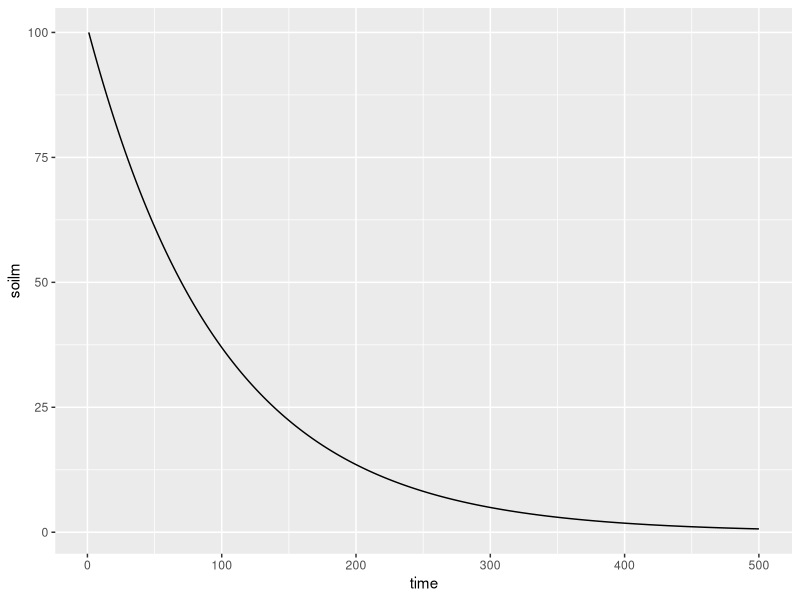
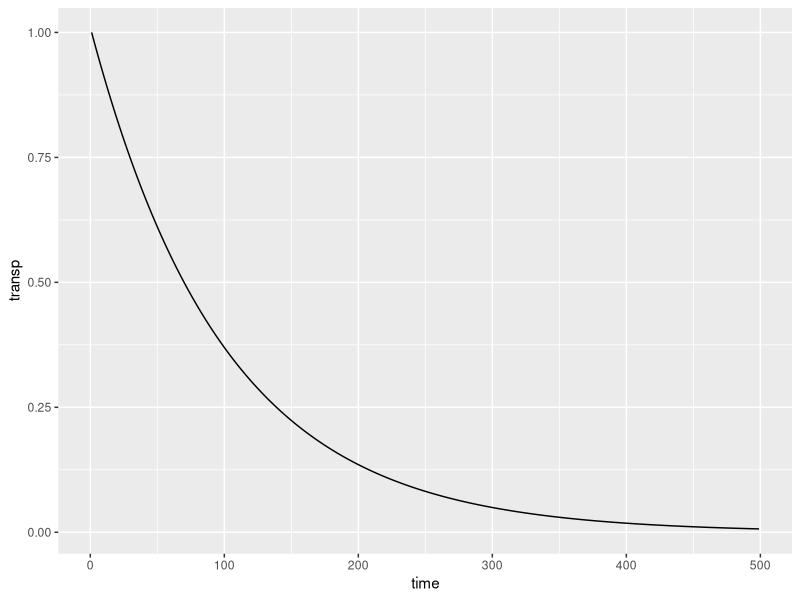
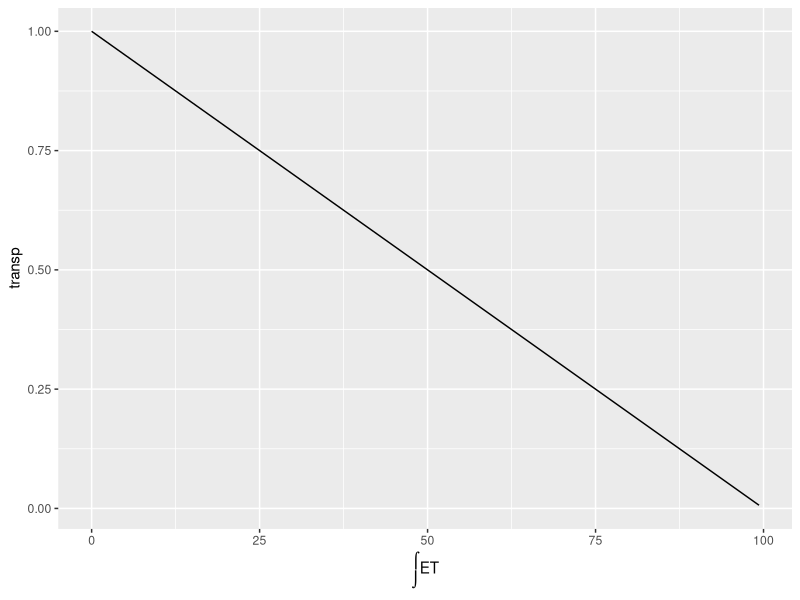
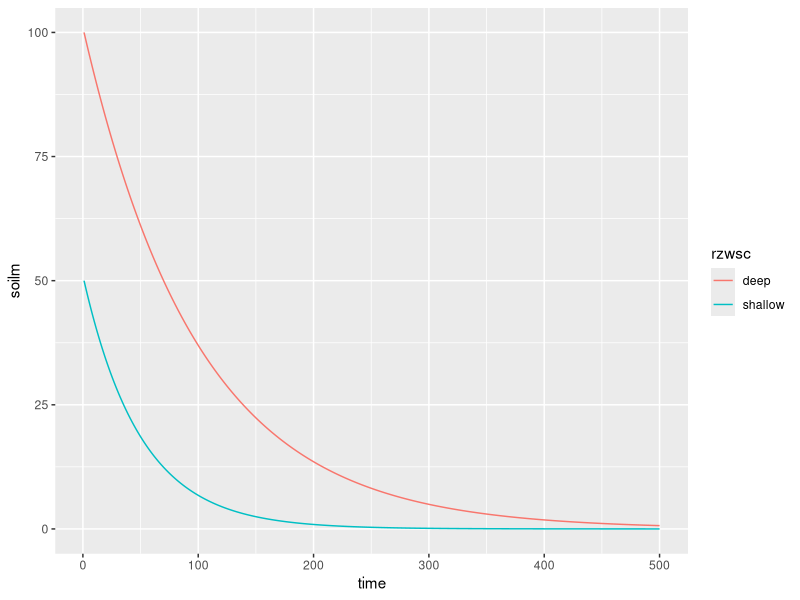
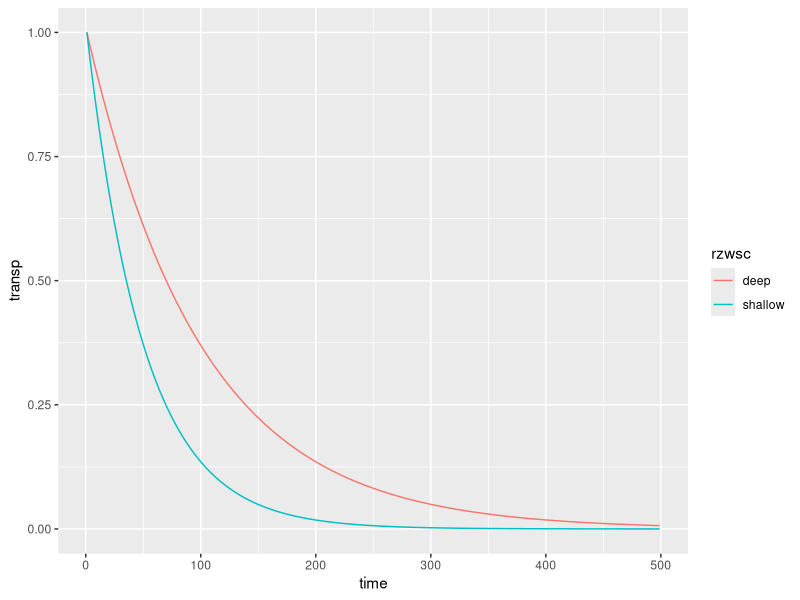
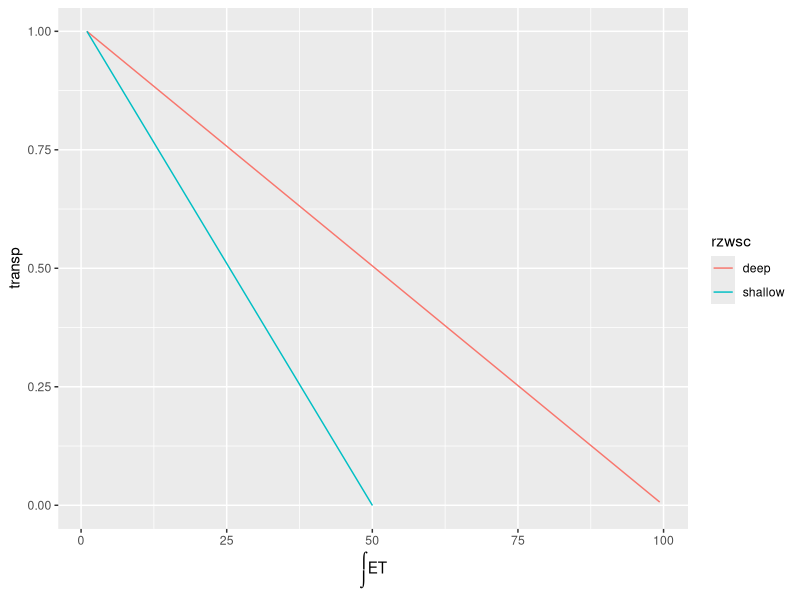
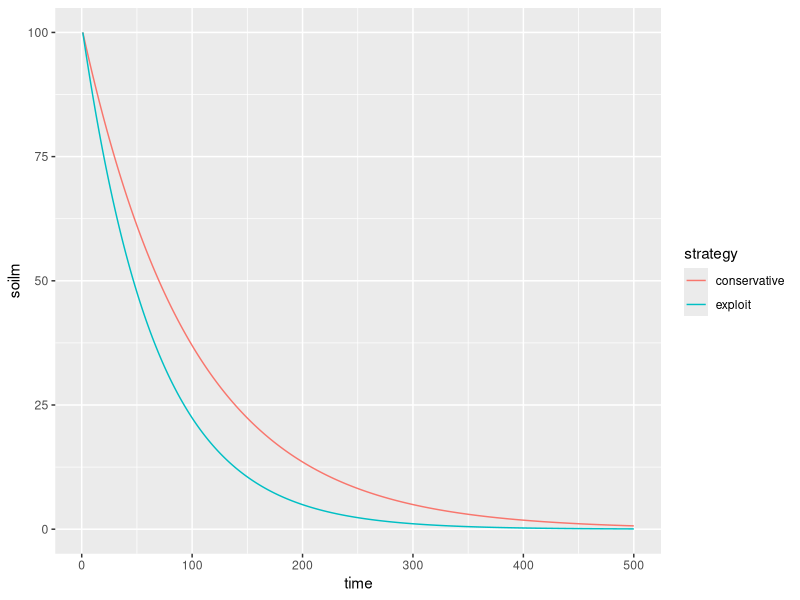
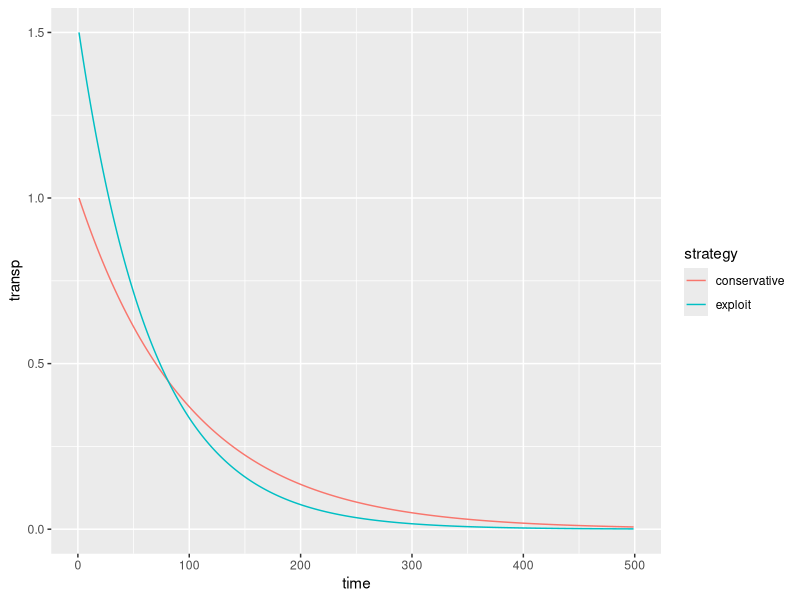

Source code (R) for these figures, in order:
## ---- chunk 1
knitr::opts_chunk$set(echo = TRUE)
library(dplyr)
library(ggplot2)
library(tidyr)
## ---- chunk 2
s0 <- 100
alpha <- 1
ntsteps <- 500
s_t <- rep(NA, ntsteps)
t_t <- rep(NA, ntsteps)
s_t[1] <- s0 

for (idx in 1:(ntsteps-1)){
  t_t[idx] <- alpha * s_t[idx] / s0
  s_t[idx + 1] <- s_t[idx] - t_t[idx]
}

df_lin <- tibble( time = 1:ntsteps, soilm = s_t, transp = t_t ) 

df_lin %>% 
  ggplot(aes(time, soilm)) + 
  geom_line()

df_lin %>% 
  tidyr::drop_na() %>% 
  ggplot(aes(time, transp)) + 
  geom_line()

df_lin %>% 
  tidyr::drop_na() %>% 
  ggplot(aes(100-soilm, transp)) + 
  labs(x=expression(integral(ET))) +
  geom_line()
## ---- chunk 3
s0 <- 50
s_t[1] <- s0 
for (idx in 1:(ntsteps-1)){
  t_t[idx] <- alpha * s_t[idx] / s0
  s_t[idx + 1] <- s_t[idx] - t_t[idx]
}


df_lin_deep <- df_lin %>% 
  mutate(rzwsc = "deep", cwd = cumsum(transp))

df_lin_shallow <- tibble(time = 1:ntsteps, soilm= s_t, transp = t_t) %>% 
  mutate(rzwsc = "shallow", cwd = cumsum(transp))

df_lin2 <- bind_rows(df_lin_deep, df_lin_shallow)

df_lin2 %>% 
  ggplot(aes(x = time, y = soilm, color = rzwsc)) + 
  geom_line()

df_lin2 %>% 
  tidyr::drop_na() %>% 
  ggplot(aes(time, transp, color = rzwsc)) + 
  geom_line()

df_lin2 %>%
  tidyr::drop_na() %>% 
  ggplot(aes(x = cwd, y = transp, color = rzwsc)) +
  labs(x=expression(integral(ET))) +
  geom_line()
## ---- chunk 4
s0 <- 100
s_t[1] <- s0 
for (idx in 1:(ntsteps-1)){
  t_t[idx] <- 1.5 * alpha * s_t[idx] / s0
  s_t[idx + 1] <- s_t[idx] - t_t[idx]
}


df_lin_conservative <- df_lin %>% 
  mutate(fet = transp / transp[1]) %>% 
  mutate(strategy = "conservative", cwd = cumsum(transp))

df_lin_exploit <- tibble(time = 1:ntsteps, soilm = s_t, transp = t_t) %>% 
  mutate(fet = transp / transp[1]) %>% 
  mutate(strategy = "exploit", cwd = cumsum(transp))

df_lin3 <- bind_rows(df_lin_conservative, df_lin_exploit)

df_lin3 %>% 
  ggplot(aes(x = time, y = soilm, color = strategy)) + 
  geom_line()

df_lin3 %>% 
  tidyr::drop_na() %>% 
  ggplot(aes(time, transp, color = strategy)) + 
  geom_line()

df_lin3 %>% 
  tidyr::drop_na() %>% 
  ggplot(aes(time, fet, color = strategy)) + 
  geom_line()

df_lin3 %>%
  tidyr::drop_na() %>% 
  ggplot(aes(x = cwd, y = fet, color = strategy)) +
  labs(x=expression(integral(ET))) +
  geom_line()
## ---- chunk 5
## deep
s0 <- 100
alpha <- 1
ntsteps <- 500
d_t <- rep(1, ntsteps)
s_t <- rep(NA, ntsteps)
t_t <- rep(NA, ntsteps)
s_t[1] <- s0 

for (idx in 1:(ntsteps-1)){
  t_t[idx] <- alpha * s_t[idx] * d_t[idx] / s0
  s_t[idx + 1] <- s_t[idx] - t_t[idx]
}

df_lin_deep <- tibble( time = 1:ntsteps, soilm = s_t, transp = t_t ) %>% 
  mutate(rzwsc = "deep", cwd = cumsum(transp))


## shallow
s0 <- 50
s_t[1] <- s0 
for (idx in 1:(ntsteps-1)){
  t_t[idx] <- alpha * s_t[idx] * d_t[idx] / s0
  s_t[idx + 1] <- s_t[idx] - t_t[idx]
}

df_lin_shallow <- tibble(time = 1:ntsteps, soilm= s_t, transp = t_t) %>% 
  mutate(rzwsc = "shallow", cwd = cumsum(transp))

df_lin <- bind_rows(df_lin_deep, df_lin_shallow)

df_lin %>% 
  ggplot(aes(x = time, y = soilm, color = rzwsc)) + 
  geom_line()

df_lin %>% 
  tidyr::drop_na() %>% 
  ggplot(aes(time, transp, color = rzwsc)) + 
  geom_line()

df_lin %>%
  tidyr::drop_na() %>% 
  ggplot(aes(x = cwd, y = transp, color = rzwsc)) +
  labs(x=expression(integral(ET))) +
  geom_line()
## ---- chunk 6
## deep
s0 <- 100
alpha <- 1
ntsteps <- 500

d_t <- rep(NA, ntsteps)
d_t[1] <- 1
d_t[ntsteps] <- 4
d_t <- approx(1:ntsteps, d_t, xout=1:ntsteps)$y

s_t <- rep(NA, ntsteps)
t_t <- rep(NA, ntsteps)
s_t[1] <- s0 

for (idx in 1:(ntsteps-1)){
  t_t[idx] <- alpha * s_t[idx] * d_t[idx] / s0
  s_t[idx + 1] <- s_t[idx] - t_t[idx]
}

df_lin_deep <- tibble( time = 1:ntsteps, soilm = s_t, transp = t_t ) %>% 
  mutate(rzwsc = "deep", cwd = cumsum(transp))


## shallow
s0 <- 50
s_t[1] <- s0 
for (idx in 1:(ntsteps-1)){
  t_t[idx] <- alpha * s_t[idx] * d_t[idx] / s0
  s_t[idx + 1] <- s_t[idx] - t_t[idx]
}

df_lin_shallow <- tibble(time = 1:ntsteps, soilm= s_t, transp = t_t) %>% 
  mutate(rzwsc = "shallow", cwd = cumsum(transp))

df_lin <- bind_rows(df_lin_deep, df_lin_shallow)

df_lin %>% 
  ggplot(aes(x = time, y = soilm, color = rzwsc)) + 
  geom_line()

df_lin %>% 
  tidyr::drop_na() %>% 
  ggplot(aes(time, transp, color = rzwsc)) + 
  geom_line()

df_lin %>%
  tidyr::drop_na() %>% 
  ggplot(aes(x = cwd, y = transp, color = rzwsc)) +
  labs(x=expression(integral(ET))) +
  geom_line()
## ---- chunk 7
sigm <- function(x){1/(1+exp(-(x/2.5-2.5)))}
df_sigm <- tibble(soilm=0:100) %>% 
  rowwise() %>% 
  mutate(gs = sigm(soilm))
df_sigm %>% 
  ggplot(aes(soilm, gs)) +
  geom_line()
## ---- chunk 8
## deep
s0 <- 100
alpha <- 1
ntsteps <- 500
d_t <- rep(1, ntsteps)
s_t <- rep(NA, ntsteps)
t_t <- rep(NA, ntsteps)
s_t[1] <- s0 

for (idx in 1:(ntsteps-1)){
  t_t[idx] <- alpha * sigm(s_t[idx]) * d_t[idx]
  s_t[idx + 1] <- s_t[idx] - t_t[idx]
}

df_lin_deep <- tibble( time = 1:ntsteps, soilm = s_t, transp = t_t ) %>% 
  mutate(rzwsc = "deep", cwd = cumsum(transp))

## shallow
s0 <- 50
s_t[1] <- s0 
for (idx in 1:(ntsteps-1)){
  t_t[idx] <- alpha * sigm(s_t[idx]) * d_t[idx]
  s_t[idx + 1] <- s_t[idx] - t_t[idx]
}

df_lin_shallow <- tibble(time = 1:ntsteps, soilm= s_t, transp = t_t) %>% 
  mutate(rzwsc = "shallow", cwd = cumsum(transp))

df_lin <- bind_rows(df_lin_deep, df_lin_shallow)

df_lin %>% 
  ggplot(aes(x = time, y = soilm, color = rzwsc)) + 
  geom_line()

df_lin %>% 
  tidyr::drop_na() %>% 
  ggplot(aes(time, transp, color = rzwsc)) + 
  geom_line()

df_lin %>%
  tidyr::drop_na() %>% 
  ggplot(aes(x = cwd, y = transp, color = rzwsc)) +
  labs(x=expression(integral(ET))) +
  geom_line()
## ---- chunk 9
sigm <- function(x){1/(1+exp(-(x/2.5-2.5)))}
df_sigm <- tibble(soilm=0:100) %>% 
  rowwise() %>% 
  mutate(gs = sigm(soilm))
df_sigm %>% 
  ggplot(aes(soilm, gs)) +
  geom_line()
## ---- chunk 10
## exploitative
s0 <- 100
alpha <- 1
ntsteps <- 500
d_t <- rep(1, ntsteps)
s_t <- rep(NA, ntsteps)
t_t <- rep(NA, ntsteps)
s_t[1] <- s0 

for (idx in 1:(ntsteps-1)){
  t_t[idx] <- alpha * sigm(s_t[idx]) * d_t[idx]
  s_t[idx + 1] <- s_t[idx] - t_t[idx]
}

df_lin_exploitative <- tibble( time = 1:ntsteps, soilm = s_t, transp = t_t ) %>% 
  mutate(stomatal = "exploitative", cwd = cumsum(transp),
         fet = transp/transp[1])

## conservative
alpha <- 0.5
s_t[1] <- s0 
for (idx in 1:(ntsteps-1)){
  t_t[idx] <- alpha * sigm(s_t[idx]) * d_t[idx]
  s_t[idx + 1] <- s_t[idx] - t_t[idx]
}

df_lin_conservative <- tibble(time = 1:ntsteps, soilm= s_t, transp = t_t) %>% 
  mutate(stomatal = "conservative", cwd = cumsum(transp),
         fet = transp/transp[1])

df_lin <- bind_rows(df_lin_exploitative, df_lin_conservative)

df_lin %>% 
  ggplot(aes(x = time, y = soilm, color = stomatal)) + 
  geom_line()

df_lin %>% 
  tidyr::drop_na() %>% 
  ggplot(aes(time, transp, color = stomatal)) + 
  geom_line()

df_lin %>%
  tidyr::drop_na() %>% 
  ggplot(aes(x = cwd, y = transp, color = stomatal)) +
  labs(x=expression(integral(ET))) +
  geom_line()

df_lin %>%
  tidyr::drop_na() %>% 
  ggplot(aes(x = cwd, y = fet, color = stomatal)) +
  labs(x = expression(integral(ET)), y = "fET") +
  geom_line()
